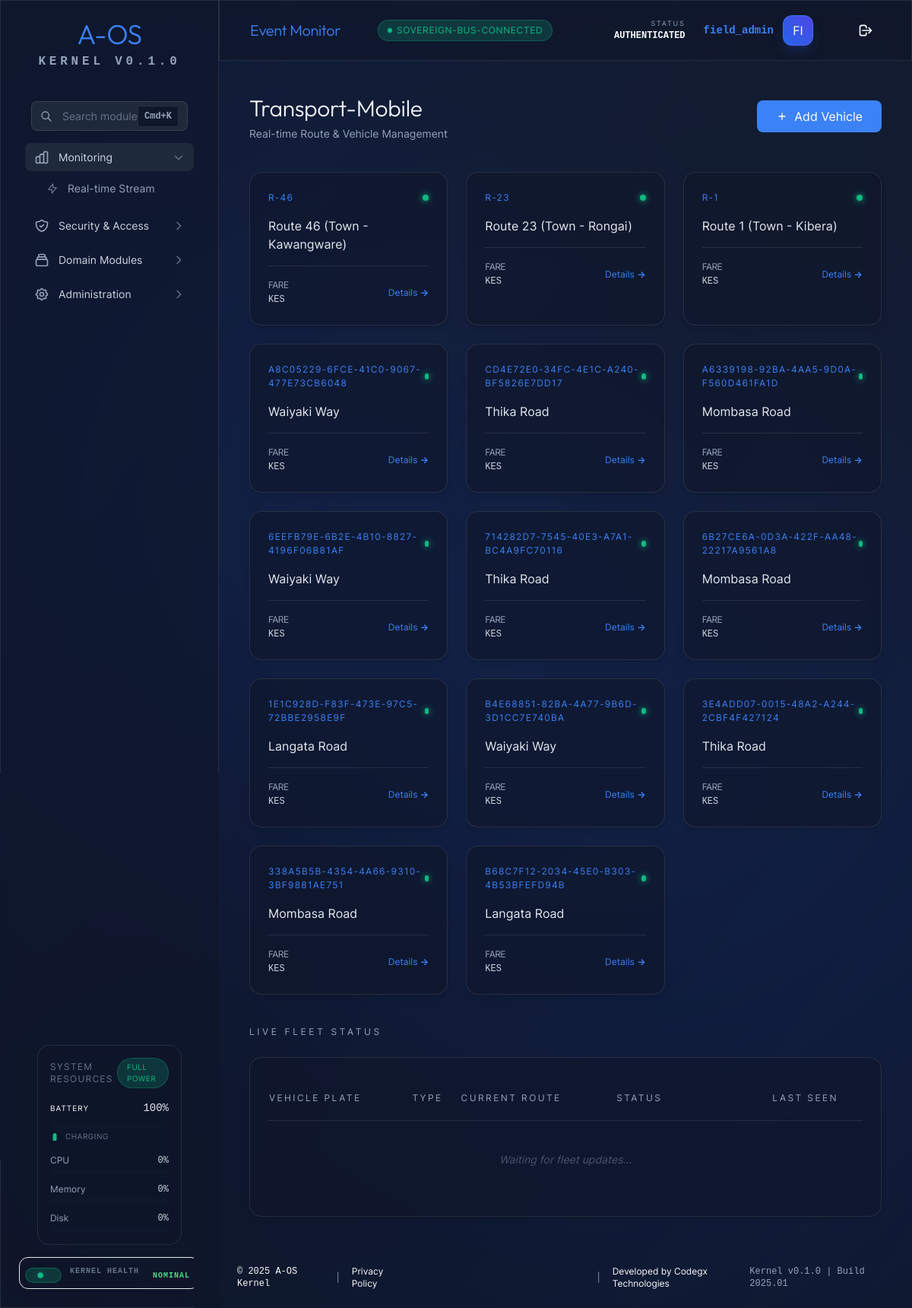
Page /transport/ (signed in) on the committed database.
### tables this page shows
CREATE TABLE transport_zones (
        id TEXT PRIMARY KEY,
        name TEXT NOT NULL,
        type TEXT NOT NULL, -- road, area, stage, junction
        location_scope TEXT,
        active BOOLEAN DEFAULT 1,
        created_at DATETIME DEFAULT CURRENT_TIMESTAMP
    );

### aos/api/routers/transport.py (the view)
@router.get("/", response_class=HTMLResponse)
async def transport_root(request: Request, current_user: dict = Depends(get_current_operator)):
    if not transport_state.module:
        return HTMLResponse("TransportModule not initialized", status_code=500)
    routes = transport_state.module.list_routes()
    return templates.TemplateResponse(
        "transport.html",
        {
            "request": request,
            "user": current_user,
            "routes": routes
        }
    )

### aos/api/templates/transport.html (shortened to what this page needs)
{% extends "dashboard.html" %}
{% block content %}
<div class="space-y-10 fade-in">
    <div class="flex items-center justify-between">
        <div>
            <h2 class="aos-h2 text-[var(--aos-neutral-100)]">Transport-Mobile</h2>
            <p class="aos-text-muted aos-text-sm aos-mt-1">Real-time Route & Vehicle Management</p>
        </div>
        <div class="flex space-x-4">
            <button class="aos-btn aos-btn-primary aos-size-md" hx-get="/transport/vehicle/new"
                hx-target="#transport-modal-content"
                onclick="document.getElementById('transport-modal').classList.remove('hidden')">
                <svg class="w-4 h-4" fill="none" stroke="currentColor" viewBox="0 0 24 24">
                    <path stroke-linecap="round" stroke-linejoin="round" stroke-width="2" d="M12 6v6m0 0v6m0-6h6m0-0H6">
                    </path>
                </svg>
                <span>Add Vehicle</span>
            </button>
        </div>
    </div>
    <div class="grid grid-cols-1 md:grid-cols-3 gap-6">
        {% for route in routes %}
        {% call card(class="hover:border-[var(--aos-primary-base)]/50 transition-colors cursor-pointer group") %}
        <div class="flex items-center justify-between mb-4">
            <span class="aos-text-xs font-black text-[var(--aos-primary-base)] uppercase tracking-widest">{{ route.id
                }}</span>
            <div class="w-2 h-2 rounded-full bg-[var(--aos-success-base)] shadow-[0_0_8px_var(--aos-success-base)]">
            </div>
        </div>
        <h4
            class="aos-text-lg font-bold text-[var(--aos-neutral-200)] group-hover:text-[var(--aos-primary-base)] transition-colors">
            {{ route.name }}</h4>
        <div class="mt-4 pt-4 border-t border-[var(--aos-surface-border)] flex items-center justify-between">
            <div class="aos-text-xs aos-text-muted">
                <span class="block uppercase font-bold tracking-tighter">Fare</span>
                <span class="text-[var(--aos-neutral-300)] aos-text-mono">KES {{ route.base_price }}</span>
            </div>
            <a href="/transport/route/{{ route.id }}"
                class="aos-text-xs font-bold text-[var(--aos-primary-base)] hover:text-[var(--aos-primary-active)]">Details
                →</a>
        </div>
        {% endcall %}
        {% endfor %}
    </div>
    <div class="space-y-6">
        <h3 class="aos-text-xs font-black aos-text-muted uppercase tracking-[0.3em]">Live Fleet Status</h3>
        {% call card(padding="0") %}
        <div class="overflow-x-auto">
            <table class="w-full text-left border-collapse">
                <thead class="bg-[var(--aos-surface-elevated)]/50 border-b border-[var(--aos-surface-border)]">
                    <tr class="aos-text-xs aos-text-muted uppercase tracking-[0.2em] font-black">
                        <th class="aos-px-8 aos-py-5">Vehicle Plate</th>
                        <th class="aos-px-8 aos-py-5">Type</th>
                        <th class="aos-px-8 aos-py-5">Current Route</th>
                        <th class="aos-px-8 aos-py-5">Status</th>
                        <th class="px-8 py-5 text-right">Last Seen</th>
                    </tr>
                </thead>
                <tbody id="fleet-status-body" class="divide-y divide-slate-800/30">
                    <tr class="aos-text-sm aos-text-secondary">
                        <td colspan="5" class="px-8 py-10 text-center italic text-slate-600">
                            Waiting for fleet updates...
                        </td>
                    </tr>
                </tbody>
            </table>
        </div>
        {% endcall %}
    </div>
</div>
{% endblock %}

### aos/api/templates/components/atoms/Card.html (shortened to what this page needs)
{% macro card(
padding="6",
glass=True,
interactive=False,
class="",
id=None
) %}
<div {% if id %}id="{{ id }}" {% endif %}
    class="aos-card {% if glass %}aos-glass{% endif %} {% if interactive %}aos-card-interactive{% endif %} p-{{ padding }} {{ class }}">
    {{ caller() }}
</div>
{% endmacro %}

### aos/api/templates/partials/design_system.html (style rules this page uses)
body { margin: 0; scroll-behavior: smooth; -webkit-font-smoothing: antialiased; background: var(--aos-surface-base); color: var(--aos-neutral-50); font-family: var(--aos-font-sans); }
.aos-glass { background: var(--aos-surface-glass); backdrop-filter: blur(12px); -webkit-backdrop-filter: blur(12px); border: 1px solid var(--aos-surface-border); }
.aos-h2 { font-family: var(--aos-font-display); font-size: var(--aos-size-3xl); font-weight: 700; letter-spacing: -0.01em; }
.aos-text-mono { font-family: var(--aos-font-mono); }
.aos-text-sm { font-size: var(--aos-size-sm); }
.aos-text-xs { font-size: var(--aos-size-xs); }
.aos-text-muted { color: var(--aos-neutral-400); }

### aos/api/templates/dashboard.html (style rules this page uses)
.fade-in { animation: fadeIn 0.4s cubic-bezier(0.16, 1, 0.3, 1) forwards; }

### rows in the picture
transport_zones: id "R-46", name "Route 46 (Town - Kawangware)"
transport_zones: id "R-23", name "Route 23 (Town - Rongai)"
transport_zones: id "R-1", name "Route 1 (Town - Kibera)"
transport_zones: id "A8C05229-6FCE-41C0-9067-477E73CB6048", name "Waiyaki Way"
transport_zones: id "CD4E72E0-34FC-4E1C-A240-BF5826E7DD17", name "Thika Road"
transport_zones: id "A6339198-92BA-4AA5-9D0A-F560D461FA1D", name "Mombasa Road"
transport_zones: id "6EEFB79E-6B2E-4B10-8827-4196F06B81AF", name "Waiyaki Way"
transport_zones: id "714282D7-7545-40E3-A7A1-BC4A9FC70116", name "Thika Road"
transport_zones: id "6B27CE6A-0D3A-422F-AA48-22217A9561A8", name "Mombasa Road"
transport_zones: id "1E1C928D-F83F-473E-97C5-72BBE2958E9F", name "Langata Road"
transport_zones: id "B4E68851-82BA-4A77-9B6D-3D1CC7E740BA", name "Waiyaki Way"
transport_zones: id "3E4ADD07-0015-48A2-A244-2CBF4F427124", name "Thika Road"
transport_zones: id "338A5B5B-4354-4A66-9310-3BF9881AE751", name "Mombasa Road"
transport_zones: id "B68C7F12-2034-45E0-B303-4B53BFEFD94B", name "Langata Road"

### other values in the picture
{{ title }} "Monitoring Security & Access Domain Modules Administration"
{{ item.text }} "Real-time Stream"
{{ name }} "KERNEL HEALTH"
{{ status_text }} "NOMINAL"
{{ text }} "SOVEREIGN-BUS-CONNECTED"
{{ user.username }} "field_admin"
{{ user.username[:2].upper() }} "FI"
